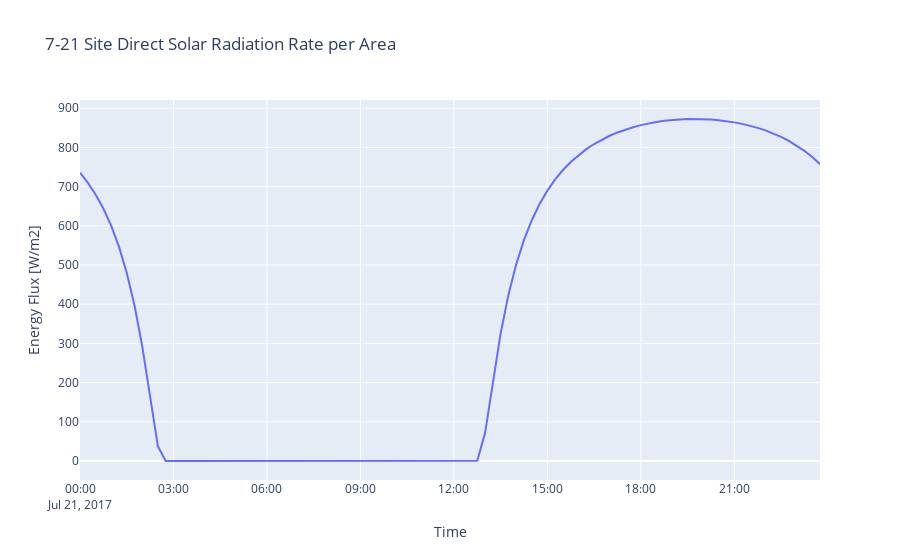

Notebook source saved alongside this figure:
### Code cell
sql.plot_site_data(OutputVariables.direct_solar_rad_rate, 1)
